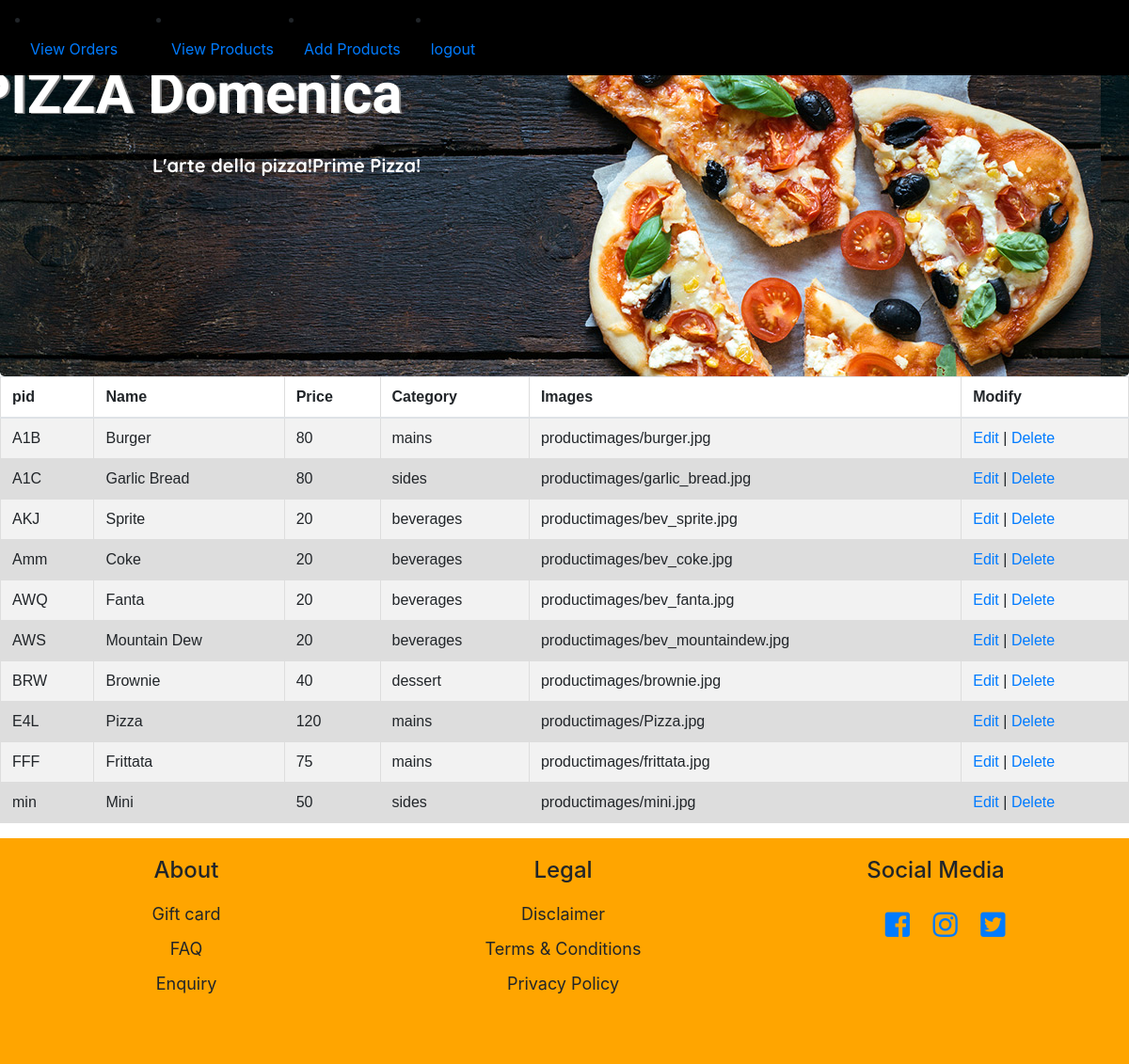
Screenshot of /viewproducts.php (signed in) with the database file from the repository.
### tables this page shows
CREATE TABLE `products` (
  `pid` varchar(3) NOT NULL,
  `name` varchar(50) NOT NULL,
  `price` float NOT NULL,
  `category` varchar(15) NOT NULL,
  `image` text NOT NULL
);

### viewproducts.php (the view, shortened to what this page needs)
<?php
include_once("connect.php");
include("adminheader.php");
$sql = "SELECT * FROM products";
$result = $pdo->prepare($sql);
$result->execute();
?>
<html>
    <head>
    </head>
    <body>
        <table class="table table-hover table-striped" >
            <thead>
                <tr>
                    <th>pid</th>
                    <th>Name</th>
                    <th>Price</th>
                    <th>Category</th>
                    <th>Images</th>
                    <th>Modify</th>
                </tr>
            </thead>
            <?php
            while ($row = $result->fetch(PDO::FETCH_ASSOC)) {
                echo "<tr>";
                echo "<td>" . $row['pid'] . "</td>";
                echo "<td>" . $row['name'] . "</td>";
                echo "<td>" . $row['price'] . "</td>";
                echo "<td>" . $row['category'] . "</td>";
                echo "<td>" . $row['image'] . "</td>";
                echo "<td><a href=\"updateproducts.php?pid=$row[pid]\">Edit</a> | <a href=\"deleteproducts.php?pid=$row[pid]\" onClick=\"return confirm('Are you sure you want to delete?')\">Delete</a></td>";
                echo "</tr>";
            }
            ?>
        </table>
    </body>
    <?php include('footer.php'); ?>
</html>

### login.css (style rules this page uses)
body { font-family: sans-serif; }

### menu.css (style rules this page uses)
* { box-sizing: border-box; text-decoration: none!important; }
table { font-family: arial, sans-serif; border-collapse: collapse; height: 200px; }
td, th { border: 1px solid #dddddd; padding: 8px; }
tr:nth-child(even) { background-color: #dddddd; }

### registration.css (style rules this page uses)
body { background: #efefef; font-size: 16px; color: #777; font-family: sans-serif; font-weight: 300; }

### adminheader.php (style rules this page uses)
body { background-color: black; }

### rows the page displays
products: pid "A1B", name "Burger", price "80", category "mains", image "productimages/burger.jpg"
products: pid "A1C", name "Garlic Bread", price "80", category "sides", image "productimages/garlic_bread.jpg"
products: pid "AKJ", name "Sprite", price "20", category "beverages", image "productimages/bev_sprite.jpg"
products: pid "Amm", name "Coke", price "20", category "beverages", image "productimages/bev_coke.jpg"
products: pid "AWQ", name "Fanta", price "20", category "beverages", image "productimages/bev_fanta.jpg"
products: pid "AWS", name "Mountain Dew", price "20", category "beverages", image "productimages/bev_mountaindew.jpg"
products: pid "BRW", name "Brownie", price "40", category "dessert", image "productimages/brownie.jpg"
products: pid "E4L", name "Pizza", price "120", category "mains", image "productimages/Pizza.jpg"
products: pid "FFF", name "Frittata", price "75", category "mains", image "productimages/frittata.jpg"
products: pid "min", name "Mini", price "50", category "sides", image "productimages/mini.jpg"
